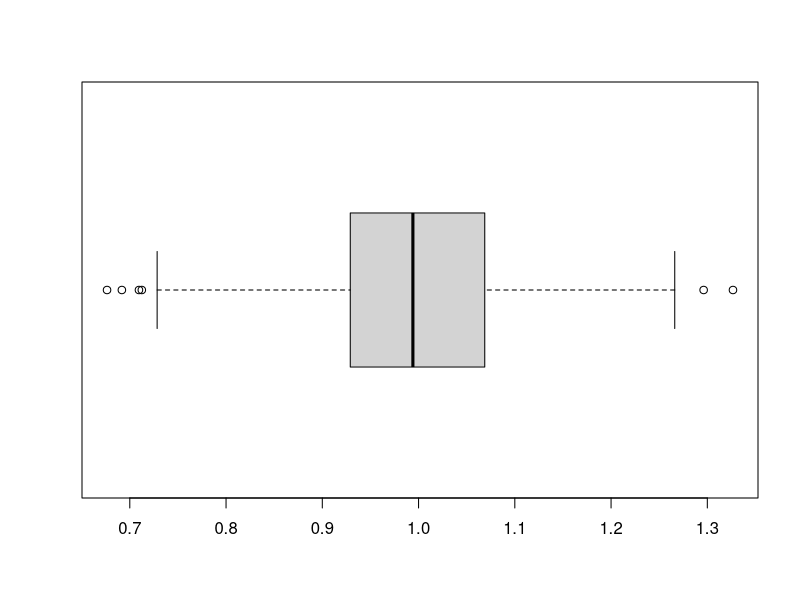
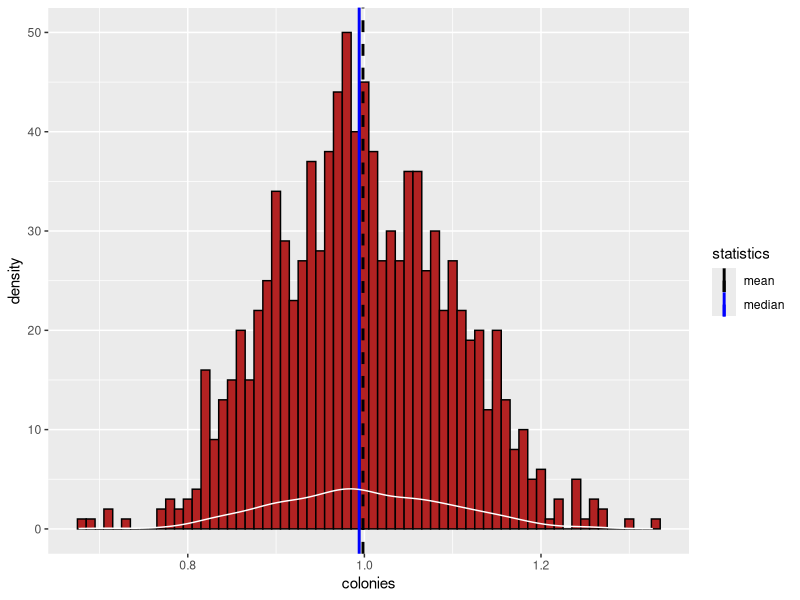
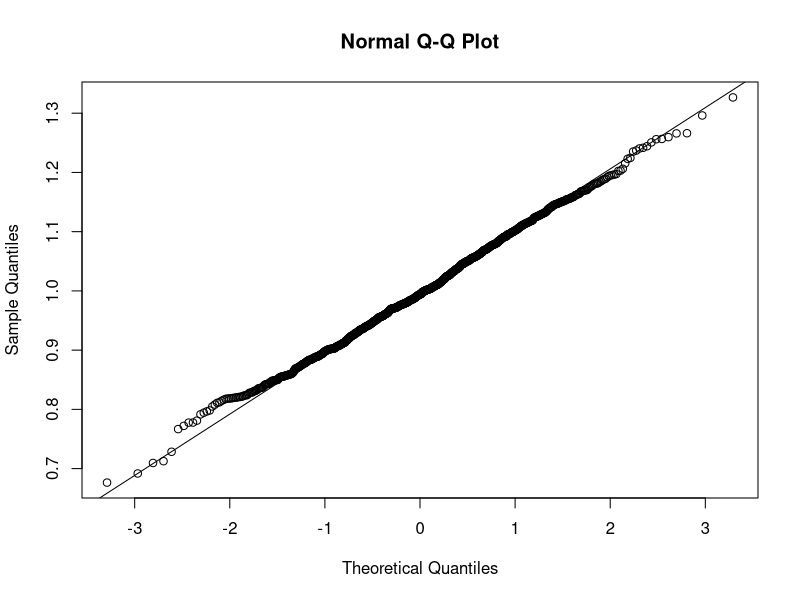

The R script that drew these images, in order:
## ---- chunk 1
knitr::opts_chunk$set(echo = TRUE, error = TRUE)
library(ggplot2)
library(gmodels)
# remove "error = TRUE" to make knitr halt on errors
# (do this when you are ready to check if your code will knit without errors)
## ---- chunk 2
# set a seed
set.seed(07/29/1999)

# sample
n=1000
colonies = rnorm(n, 1, 0.1)

# mean and sd
mean_colonies=mean(colonies)
sd_colonies=sd(colonies)
paste("The mean is", round(mean_colonies,3), "and the SD is", round(sd_colonies,4) )

# IQR and boxplot
summary(colonies)
IQR(colonies)
boxplot(colonies, horizontal = TRUE)

## ---- chunk 3
# Option 1: SEM and CI by hand
Q=qnorm(0.975)
sem_colonies= sd_colonies/sqrt(n)
ci_colonies = c(mean_colonies - Q*sem_colonies, mean_colonies + Q*sem_colonies)

# Option 2: using gmodels package
ci(colonies)

# Explanation
# The SEM is computed by dividing the SD by the root of the sample size. The SEM measures how much discrepancy there is likely to be in a sample's mean compared to the population mean. The 95% CI is a range of values surrounding a sample estimate in which the true population parameter is expected to be found 95% of the time. The True population mean lies in 95/100 independent samples
## ---- chunk 4
# histograms

# Option 1: base R
#hist(colonies)

# Option 2: ggplot

colonies_df=data.frame(colonies)

ggplot(data=colonies_df,
       mapping=aes(x=colonies)) +
  geom_histogram( fill="firebrick",
                   color="black",
                  binwidth = 0.01) +
  geom_vline(aes(xintercept = mean_colonies,color="mean"),
             show.legend = TRUE,
             linetype="dashed",
             size=1) +
  geom_vline(aes(xintercept = median(colonies),color="median"),
             show.legend = TRUE,
             size=1) +
  geom_density(color= "white")+
  scale_color_manual(name = "statistics", values = c(median = "blue", mean = "black"))

# qqplot
qqnorm(colonies)
qqline(colonies)
## ---- chunk 5
# your answer here
pnorm(1.07, mean(colonies), sd(colonies)) - pnorm(0.93, mean(colonies), sd(colonies))
## ---- chunk 6
# your answer here
pnorm(mean(colonies)-sd(colonies), mean(colonies),sd(colonies)) *2 #Portion of data greater than 1 SD away
1- (pnorm(mean(colonies)-sd(colonies), mean(colonies),sd(colonies)) *2 ) #Portion of data less than 1 SD away

# They add up to one
## ---- chunk 7
# your answer here
qnorm(c(0.10,0.90),mean(colonies), sd(colonies))
## ---- chunk 8
# probabilities
p.hpv = 0.18
p.chl = 0.02
p.hpv.chl = 0.03

# total probabilities
p.hpv.tot = p.hpv + p.hpv.chl
p.chl.tot = p.chl + p.hpv.chl

p.hpv.tot
p.chl.tot
## ---- chunk 9
# set operations
# P( CHL+ | HPV+ ) = P( CHL+ AND HPV+ )/P( HPV+ )

# conditional probability
p.chl.given.hpv = p.hpv.chl/p.hpv.tot
p.chl.given.hpv
## ---- chunk 10
# set operations
# P( HPV+ | CHL+ ) = P( HPV+ AND CHL+ )/P(CHL+)

# conditional probability
p.hpv.given.chl = p.hpv.chl/p.chl.tot
p.hpv.given.chl
## ---- chunk 11
# P(Pos)= P(HPV+) + P(CHL+) - P(HPV+ AND CHL+)
p.pos = p.chl + p.hpv + p.hpv.chl
p.pos
## ---- chunk 12
# Two events are independent if the occurrence of one does not inform us about the occurrence of the other. This mean if events are independent the chance of both co-occurring should equal to the probability of one occurring multiplied by the other.
#Since P(CHL+ AND HPV+) != P(CHL+) * P(HPV+) then these results are not independent
## ---- chunk 13
# Allele frequencies
A1 = 0.82
A2 = 0.06
A3 = 0.05
A4 = 0.04
A5 = 0.03

# Probability of either A2 or A5 = P(A2 or A5)
A2+A5

## ---- chunk 14
# P(A3 and A3) =
A3*A3
## ---- chunk 15
# P(!A3 and !A3) = 1 - P(A3 and A3)
1-(A3*A3)
## ---- chunk 16
# P(A1 and A4)
(A1*A4) + (A4*A1)
## ---- chunk 17
# prob of carrying two A1 alleles = P(A1 and A1)
A1*A1

# prob of NOT having two A1 alleles=P(!A1 and !A1)= 1 - P(A1 and A1)
1-(A1*A1)

# P(2 individuals are NOT A1,A1) 
(1-(A1*A1)) * (1-(A1*A1))


## ---- chunk 18
# prob of an allele being A3 or A4 = P(A3 or A4)
A3 + A4
# prob of an allele not being A3 or A4 = P(!A3 or !A4)
1 - (A3 + A4)
# P(neither of 2 alleles is A3 or A4)
not_A3orA4=(1 -(A3 + A4))*(1 -(A3 + A4))
# P(3 people have no A3 or A4 alleles)
not_A3orA4^3
## ---- chunk 19
Pr=list()
Pr$a=0.95
Pr$A=0.05

Pr$aa = Pr$a *Pr$a
Pr$aa
## ---- chunk 20
Pr$aa_aa = Pr$aa * Pr$aa
Pr$aa_aa
## ---- chunk 21
# first calculate probability that one individual is heterozygous
Pr$Aa = (Pr$A *Pr$a)*2
Pr$Aa

# probability that both parents are heterozygous
Pr$Aa_Aa = Pr$Aa *Pr$Aa 
Pr$Aa_Aa        
## ---- chunk 22
# conditional probability that Aa x Aa -> aa
Pr$Caa.FAa_MAa = 0.25
Pr$Caa.FAa_MAa
## ---- chunk 23
# probabilities of each allele combination in the parents
Pr$AA = Pr$A * Pr$A # P(AA)
Pr$Aa = Pr$A * Pr$a # P(Aa)
Pr$aA = Pr$a * Pr$A # P(aA)
Pr$aa = Pr$a * Pr$a # P(aa)

Pr$AA
Pr$Aa
Pr$aA
Pr$aa
## ---- chunk 24
# priors for each combination of parental alleles
Pr$Faa_Maa = Pr$aa * Pr$aa
Pr$FAa_Maa = Pr$Aa * Pr$aa
Pr$FAA_Maa = Pr$AA * Pr$aa
Pr$Faa_MAa = Pr$aa * Pr$Aa
Pr$FAa_MAa = Pr$Aa * Pr$Aa
Pr$FAA_MAa = Pr$AA * Pr$Aa
Pr$Faa_MAA = Pr$aa * Pr$AA
Pr$FAa_MAA = Pr$Aa * Pr$AA
Pr$FAA_MAA = Pr$AA * Pr$AA

Pr$Faa_Maa
Pr$FAa_Maa
Pr$FAA_Maa
Pr$Faa_MAa
Pr$FAa_MAa
Pr$FAA_MAa
Pr$Faa_MAA
Pr$FAa_MAA
Pr$FAA_MAA
## ---- chunk 25
# individual likelihoods (think Punnett square)
Pr$Caa.Faa_Maa = 1
Pr$Caa.FAa_Maa = 0.5
Pr$Caa.FAA_Maa = 0
Pr$Caa.Faa_MAa = 0.5
Pr$Caa.FAa_MAa = 0.25
Pr$Caa.FAA_MAa = 0
Pr$Caa.Faa_MAA = 0
Pr$Caa.FAa_MAA = 0
Pr$Caa.FAA_MAA = 0
## ---- chunk 26
# total probability P(C_Aa)
Pr$Caa = Pr$Caa.Faa_Maa * Pr$Faa_Maa +
  Pr$Caa.FAa_Maa * Pr$FAa_Maa +
  Pr$Caa.FAA_Maa * Pr$FAA_Maa +
  Pr$Caa.Faa_MAa * Pr$Faa_MAa +
  Pr$Caa.FAa_MAa * Pr$FAa_MAa +
  Pr$Caa.FAA_MAa * Pr$FAA_MAa +
  Pr$Caa.Faa_MAA * Pr$Faa_MAA +
  Pr$Caa.FAa_MAA * Pr$FAa_MAA +
  Pr$Caa.FAA_MAA * Pr$FAA_MAA   

Pr$Caa
## ---- chunk 27
# Posterior probability of P(F_Aa, M_Aa | C_aa):
Pr$FAa_MAa.Caa = (Pr$Caa.FAa_MAa *Pr$FAa_MAa)/Pr$Caa
Pr$FAa_MAa.Caa
## ---- chunk 28
Pr$Faa_Maa.Caa = (Pr$Caa.Faa_Maa * Pr$Faa_Maa)/Pr$Caa
Pr$Faa_Maa.Caa
